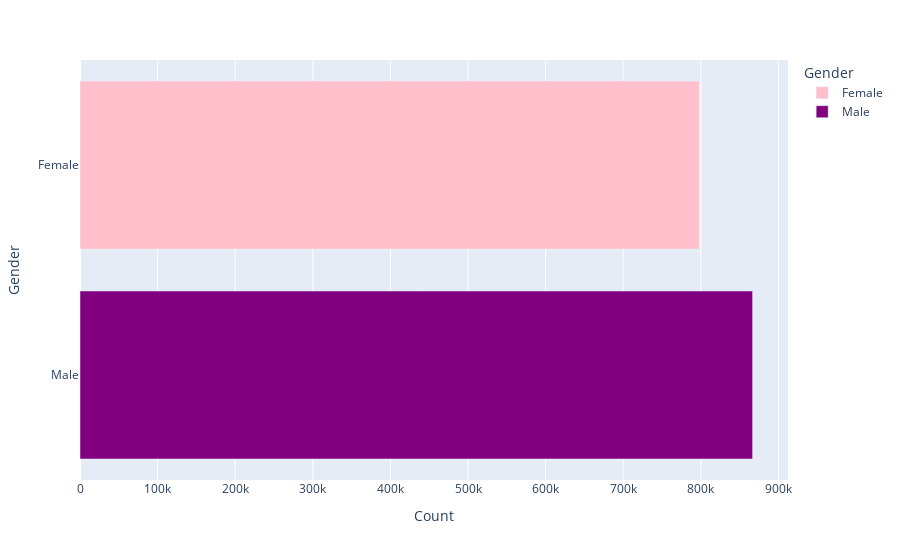

The code cell stored with this chart in its notebook:
### Markdown cell above
### DATA SAMPLE BY GENDER

### Code cell
data_sample_chart(df_two)

### Figure 1 — Plotly figure (JSON) as saved in the notebook; plotly's stock layout.template omitted (floating-point values rounded to 4 significant figures)
{"data": [{"alignmentgroup": "True", "hovertemplate": "Gender=%{y}<br>Count=%{x}<extra></extra>", "legendgroup": "Female", "marker": {"color": "pink", "pattern": {"shape": ""}}, "name": "Female", "offsetgroup": "Female", "orientation": "h", "showlegend": true, "textposition": "auto", "type": "bar", "x": [797765], "xaxis": "x", "y": ["Female"], "yaxis": "y"}, {"alignmentgroup": "True", "hovertemplate": "Gender=%{y}<br>Count=%{x}<extra></extra>", "legendgroup": "Male", "marker": {"color": "purple", "pattern": {"shape": ""}}, "name": "Male", "offsetgroup": "Male", "orientation": "h", "showlegend": true, "textposition": "auto", "type": "bar", "x": [866735], "xaxis": "x", "y": ["Male"], "yaxis": "y"}], "layout": {"barmode": "relative", "legend": {"title": {"text": "Gender"}, "tracegroupgap": 0}, "margin": {"t": 60}, "xaxis": {"anchor": "y", "domain": [0, 1], "title": {"text": "Count"}}, "yaxis": {"anchor": "x", "categoryarray": ["Male", "Female"], "categoryorder": "array", "domain": [0, 1], "title": {"text": "Gender"}}}}
